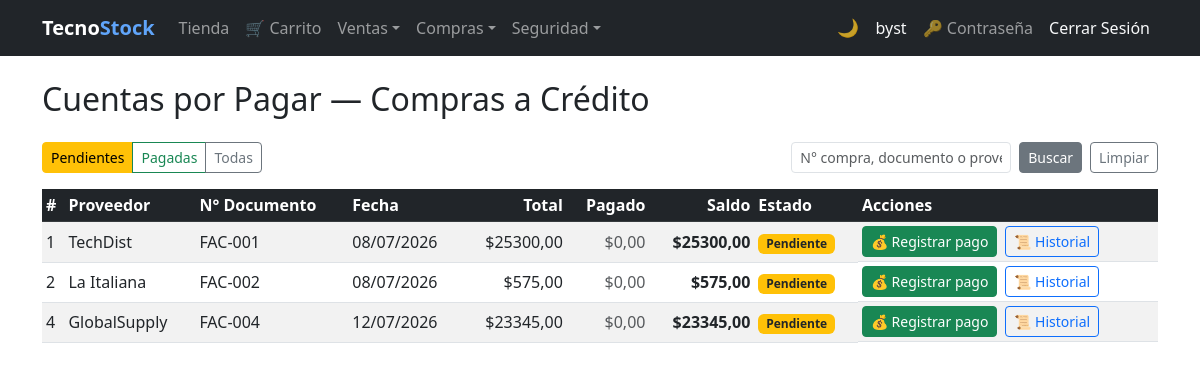
Screenshot of /pagos/ (signed in) with the database file from the repository.
### purchasing/models.py (models this page shows, shortened)
class Purchase(models.Model):
    BORRADOR   = 0
    CONFIRMADA = 1
    ANULADA    = 2
    ESTADO_CHOICES = [
        (BORRADOR,   'Borrador'),
        (CONFIRMADA, 'Confirmada'),
        (ANULADA,    'Anulada'),
    ]
    PENDIENTE = 'PENDIENTE'
    PAGADA    = 'PAGADA'
    ESTADO_PAGO_CHOICES = [
        (PENDIENTE, 'Pendiente'),
        (PAGADA,    'Pagada'),
    ]
    CONTADO = 'contado'
    CREDITO = 'credito'
    TIPO_PAGO_CHOICES = [
        (CONTADO, 'Contado'),
        (CREDITO, 'Crédito'),
    ]
    supplier        = models.ForeignKey(
                          Supplier, on_delete=models.PROTECT,
                          related_name='purchases', verbose_name='Proveedor')
    document_number = models.CharField(max_length=20, verbose_name='N° Documento')
    purchase_date   = models.DateField(auto_now_add=True, verbose_name='Fecha')
    subtotal        = models.DecimalField(max_digits=12, decimal_places=2, default=0, verbose_name='Subtotal')
    tax             = models.DecimalField(max_digits=12, decimal_places=2, default=0, verbose_name='IVA')
    total           = models.DecimalField(max_digits=12, decimal_places=2, default=0, verbose_name='Total')
    estado          = models.PositiveSmallIntegerField(
                          choices=ESTADO_CHOICES, default=BORRADOR, verbose_name='Estado')
    is_active       = models.BooleanField(default=True, verbose_name='Activo')
    saldo           = models.DecimalField(
                          max_digits=12, decimal_places=2, default=0,
                          verbose_name='Saldo pendiente de pago')
    estado_pago     = models.CharField(
                          max_length=10, choices=ESTADO_PAGO_CHOICES,
                          default=PENDIENTE, verbose_name='Estado de pago')
    tipo_pago       = models.CharField(
                          max_length=10, choices=TIPO_PAGO_CHOICES,
                          default=CREDITO, verbose_name='Tipo de pago')
    class Meta:
        verbose_name        = 'Compra'
        verbose_name_plural = 'Compras'
        ordering = ['-purchase_date', '-id']
        constraints = [
            models.UniqueConstraint(
                fields=['document_number', 'supplier'],
                name='unique_purchase_per_supplier'
            )
        ]
    @property
    def estado_pago_badge_class(self):
        return 'bg-success' if self.estado_pago == self.PAGADA else 'bg-warning text-dark'
    @property
    def pendiente_de_pago(self):
        return self.estado == self.CONFIRMADA and self.saldo > 0
    @property
    def pagado(self):
        return self.total - self.saldo

### billing/models.py (models this page shows, shortened)
class Supplier(models.Model):
    name = models.CharField(max_length=200, verbose_name='Company Name')
    contact_name = models.CharField(max_length=200, blank=True, null=True, validators=[validate_only_letters])
    email = models.EmailField(blank=True, null=True)
    phone = models.CharField(max_length=20, blank=True, null=True, validators=[validate_phone_ec])
    address = models.TextField(blank=True, null=True)
    photo = models.ImageField(upload_to='suppliers/', blank=True, null=True, verbose_name='Logo')
    is_active = models.BooleanField(default=True)
    created_at = models.DateTimeField(auto_now_add=True)
    updated_at = models.DateTimeField(auto_now=True)
    class Meta:
        verbose_name = 'Supplier'
        verbose_name_plural = 'Suppliers'
        ordering = ['name']

### pagos/views.py (the view)
# urls.py: path('', views.compra_list, name='compra_list'),
@roles_required(*ROLES_PAGOS)
def compra_list(request):
    q = request.GET.get('q', '').strip()
    estado_pago = request.GET.get('estado', Purchase.PENDIENTE)
    compras = (
        Purchase.objects
        .filter(estado=Purchase.CONFIRMADA, tipo_pago=Purchase.CREDITO)
        .select_related('supplier')
        .order_by('purchase_date')
    )
    if estado_pago in (Purchase.PENDIENTE, Purchase.PAGADA):
        compras = compras.filter(estado_pago=estado_pago)
    if q:
        compras = compras.filter(
            Q(supplier__name__icontains=q) |
            Q(document_number__icontains=q) |
            Q(id__icontains=q)
        )
    return render(request, 'pagos/compra_list.html', {
        'items': compras,
        'q': q,
        'estado_pago': estado_pago,
    })

### security/templatetags/security_tags.py (called while the page is built)
@register.filter(name='has_group')
def has_group(user, group_name):
    if not user.is_authenticated:
        return False
    if user.is_superuser:  # el superusuario ve todo
        return True
    return user.groups.filter(name=group_name).exists()

### pagos/templates/pagos/compra_list.html (shortened to what this page needs)
{% extends 'billing/base.html' %}
{% block content %}
<div class="d-flex align-items-center justify-content-between mb-4">
  <h2 class="mb-0">Cuentas por Pagar — Compras a Crédito</h2>
</div>
<div class="d-flex flex-wrap gap-2 mb-3 align-items-end">
  <div class="btn-group" role="group" aria-label="Filtrar por estado de pago">
    <a href="?estado=PENDIENTE{% if q %}&q={{ q }}{% endif %}"
       class="btn btn-sm {% if estado_pago == 'PENDIENTE' %}btn-warning{% else %}btn-outline-warning{% endif %}">
      Pendientes
    </a>
    <a href="?estado=PAGADA{% if q %}&q={{ q }}{% endif %}"
       class="btn btn-sm {% if estado_pago == 'PAGADA' %}btn-success{% else %}btn-outline-success{% endif %}">
      Pagadas
    </a>
    <a href="?estado={% if q %}&q={{ q }}{% endif %}"
       class="btn btn-sm {% if estado_pago != 'PENDIENTE' and estado_pago != 'PAGADA' %}btn-secondary{% else %}btn-outline-secondary{% endif %}">
      Todas
    </a>
  </div>
  <form method="get" class="ms-auto">
    <div class="d-flex gap-2">
      <input type="text" name="q" class="form-control form-control-sm"
             placeholder="N° compra, documento o proveedor" value="{{ q|default:'' }}">
      <button type="submit" class="btn btn-secondary btn-sm">Buscar</button>
      <a href="{% url 'pagos:compra_list' %}" class="btn btn-outline-secondary btn-sm">Limpiar</a>
    </div>
  </form>
</div>
<table class="table table-striped table-hover table-sm align-middle">
  <thead class="table-dark">
    <tr>
      <th>#</th><th>Proveedor</th><th>N° Documento</th><th>Fecha</th>
      <th class="text-end">Total</th>
      <th class="text-end">Pagado</th>
      <th class="text-end">Saldo</th>
      <th>Estado</th>
      <th>Acciones</th>
    </tr>
  </thead>
  <tbody>
    {% for compra in items %}
    <tr>
      <td>{{ compra.id }}</td>
      <td>{{ compra.supplier.name }}</td>
      <td>{{ compra.document_number }}</td>
      <td>{{ compra.purchase_date|date:"d/m/Y" }}</td>
      <td class="text-end">${{ compra.total }}</td>
      <td class="text-end text-muted">${{ compra.pagado }}</td>
      <td class="text-end fw-bold">${{ compra.saldo }}</td>
      <td><span class="badge {{ compra.estado_pago_badge_class }}">{{ compra.get_estado_pago_display }}</span></td>
      <td class="d-flex gap-2">
        {% if compra.pendiente_de_pago %}
        <a href="{% url 'pagos:pago_create' compra.id %}" class="btn btn-sm btn-success">&#128176; Registrar pago</a>
        {% endif %}
        <a href="{% url 'pagos:historial_pagos' compra.id %}" class="btn btn-sm btn-outline-primary">&#128220; Historial</a>
      </td>
    </tr>
    {% empty %}
    <tr><td colspan="9" class="text-center">No hay compras que coincidan con el filtro.</td></tr>
    {% endfor %}
  </tbody>
</table>
{% endblock %}

### billing/templates/billing/base.html (shortened to what this page needs)
{% load security_tags %}
<!DOCTYPE html>
<html lang="es">
<head>
  <link href="https://cdn.jsdelivr.net/npm/bootstrap@5.3.0/dist/css/bootstrap.min.css" rel="stylesheet">
</head>
<body>
<nav class="navbar navbar-expand-lg navbar-dark bg-dark">
  <div class="container">
    <a class="navbar-brand fw-bold" href="{% url 'billing:home' %}">Tecno<span class="nav-brand-accent">Stock</span></a>
    <div class="collapse navbar-collapse" id="nav">
      <ul class="navbar-nav me-auto">
        {% if user.is_authenticated %}
        {% if user|has_group:'Cliente' %}
        <li class="nav-item"><a class="nav-link" href="{% url 'store:catalog' %}">Tienda</a></li>
        <li class="nav-item"><a class="nav-link" href="{% url 'store:cart' %}">&#128722; Carrito</a></li>
        {% endif %}
        <li class="nav-item dropdown">
          <a class="nav-link dropdown-toggle" href="#" role="button" data-bs-toggle="dropdown" aria-expanded="false">Ventas</a>
        </li>
        {% if user|has_group:'Analista de Compras' or user|has_group:'Administrador' or not user|has_any_group %}
        <li class="nav-item dropdown">
          <a class="nav-link dropdown-toggle" href="#" role="button" data-bs-toggle="dropdown" aria-expanded="false">Compras</a>
        </li>
        {% endif %}
        {% if user|has_group:'Administrador' %}
        <li class="nav-item dropdown">
          <a class="nav-link dropdown-toggle" href="#" role="button" data-bs-toggle="dropdown" aria-expanded="false">Seguridad</a>
        </li>
        {% endif %}
        {% endif %}
      </ul>
      <ul class="navbar-nav align-items-center">
        <li class="nav-item"><button type="button" class="theme-toggle-btn" id="theme-toggle" onclick="toggleTheme()" title="Cambiar tema claro / oscuro"><span id="theme-icon">&#127769;</span></button></li>
        <li class="nav-item">{% if user.is_authenticated %}<a class="nav-link text-light" href="{% url 'billing:dashboard' %}">{{ user.username }}</a>{% endif %}</li>
        <li class="nav-item">{% if user.is_authenticated %}<a class="nav-link" href="{% url 'password_change' %}" title="Cambiar contraseña">&#128273; Contraseña</a>{% endif %}</li>
        <li class="nav-item">{% if user.is_authenticated %}<form method="post" action="{% url 'logout' %}" class="d-inline">{% csrf_token %}<button type="submit" class="nav-link btn btn-link text-light btn-nav-link">Cerrar Sesión</button></form>{% else %}<a class="nav-link" href="{% url 'login' %}">Iniciar Sesión</a>{% endif %}</li>
      </ul>
    </div>
  </div>
</nav>
<div class="container mt-4">
  {% block content %}{% endblock %}
</div>
</body>
</html>

### billing/templates/billing/base.html (style rules this page uses)
.btn-nav-link { text-decoration: none; }
.nav-brand-accent { color: #60a5fa; }
.theme-toggle-btn { background: none; border: none; cursor: pointer; font-size: 1.1rem; line-height: 1; padding: .375rem .5rem; border-radius: .375rem; transition: background .2s; color: rgba(255,255,255,.75); }

### rows the page displays
Purchase: id "1", supplier.name "TechDist", document_number "FAC-001", purchase_date "08/07/2026", total "25300,00", pagado "0,00", saldo "25300,00", estado_pago "Pendiente", estado "💰 Registrar pago"
Purchase: id "2", supplier.name "La Italiana", document_number "FAC-002", purchase_date "08/07/2026", total "575,00", pagado "0,00", saldo "575,00", estado_pago "Pendiente", estado "💰 Registrar pago"
Purchase: id "4", supplier.name "GlobalSupply", document_number "FAC-004", purchase_date "12/07/2026", total "23345,00", pagado "0,00", saldo "23345,00", estado_pago "Pendiente", estado "💰 Registrar pago"

### other values shown
{{ user.username }} "byst"
